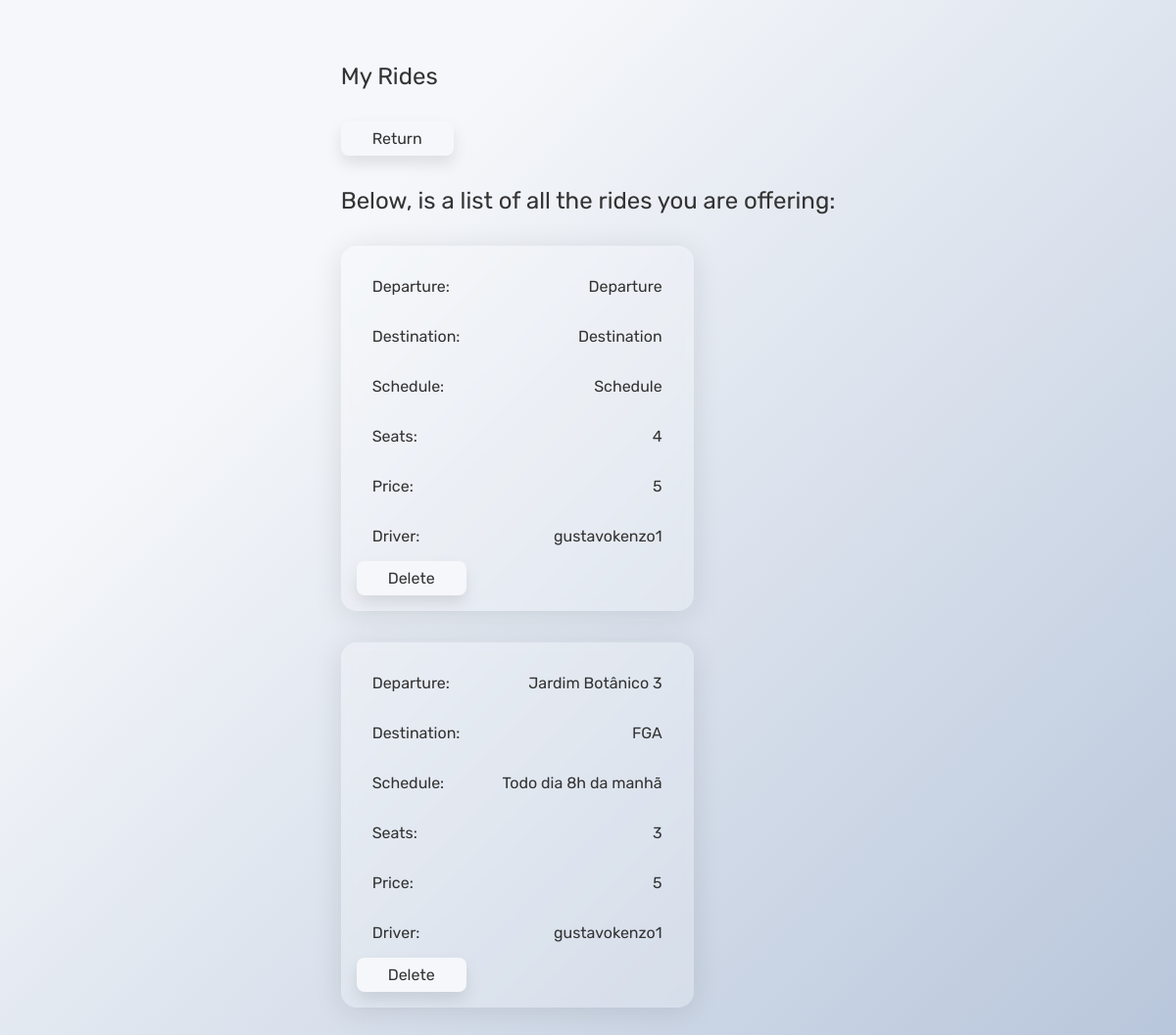
The app's page /rides/personal (signed in), older data.
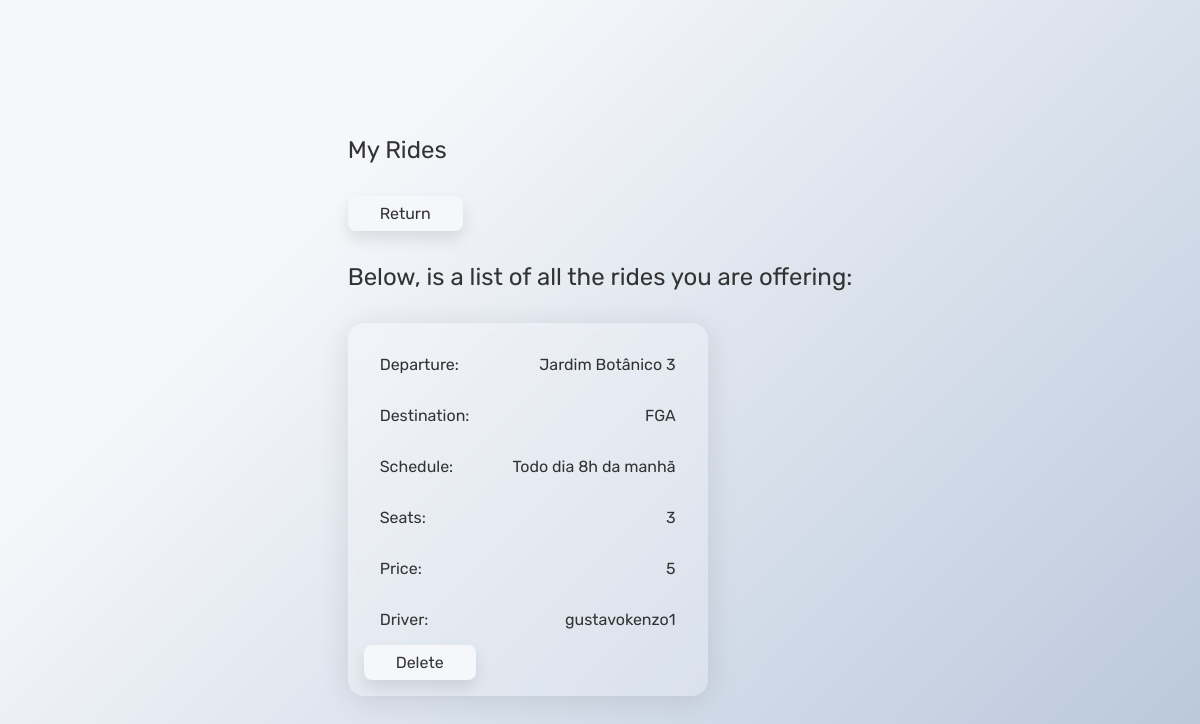
The same page, newer data.
### ride/models.py (models this page shows, shortened)
class Ride(models.Model):
    departure = models.CharField(max_length=100)
    destination = models.CharField(max_length=100)
    schedule = models.CharField(max_length=100)
    seats = models.IntegerField()
    price = models.IntegerField(default=0)
    driver = models.ForeignKey(User, on_delete=models.CASCADE)
    passengers = models.ManyToManyField(User, related_name='passengers')
    created_at = models.DateTimeField(auto_now_add=True)

class User(AbstractUser):
    pass

### ride/views.py (the view)
# urls.py: path("rides/personal", views.personal_rides, name="personal_rides"),
def personal_rides(request):
    if not request.user.is_authenticated:
        return HttpResponseRedirect('/')
    rides = Ride.objects.filter(driver=request.user)
    rides_list = []
    for ride in rides:
        rides_list.append({
            "id": ride.id,
            "departure": ride.departure,
            "destination": ride.destination,
            "schedule": ride.schedule,
            "seats": ride.seats,
            "price": ride.price,
            "driver": ride.driver.username,
            "passengers": [passenger.username for passenger in ride.passengers.all()]
        })
    return render(request, 'ride/personal_rides.html', {
        "rides": rides_list
    })

### ride/templates/ride/personal_rides.html
{% extends "ride/layout.html" %}
{% block body %}
<div class="container">
  <div class="rides">
    <h2>My Rides</h2>
    <a href="/rides">
      <button style="margin-bottom: 2rem;">Return</button>
    </a>
    <h2>Below, is a list of all the rides you are offering:</h2>
    <ul>
      {% for ride in rides %}
      <li>
        <div class="item">
          <div>Departure:</div>
          {{ride.departure}}
        </div>
        <div class="item">
          <div>Destination:</div>
          {{ride.destination}}
        </div>
        <div class="item">
          <div>Schedule:</div>
          {{ride.schedule}}
        </div>
        <div class="item">
          <div>Seats:</div>
          {{ride.seats}}
        </div>
        <div class="item">
          <div>Price:</div>
          {{ride.price}}
        </div>
        <div class="item">
          <div>Driver:</div>
          {{ride.driver}}
        </div>
        <button onclick="window.location.href='/ride/delete/{{ride.id}}'">
          Delete
        </button>
      </li>
      {% endfor %}
    </ul>
  </div>
</div>
{% endblock %}

Row changes from the older to the newer data that the page shows:
removed Ride: departure "Departure", destination "Destination", schedule "Schedule"
Text that changed along with them:
list line gone: "Departure: Destination: Schedule: Seats: 4 Price: 5 Driver: Delete"
list line gone: "gustavokenzo1"
